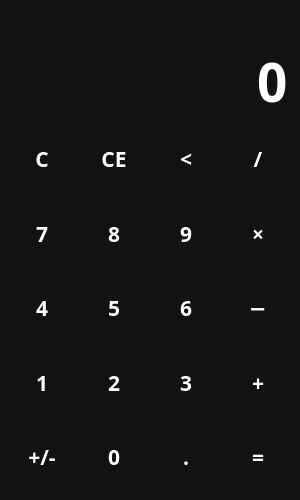
<?xml version="1.0" encoding="UTF-8"?>
<ui version="4.0">
 <class>MainWindow</class>
 <widget class="QMainWindow" name="MainWindow">
  <property name="geometry">
   <rect>
    <x>0</x>
    <y>0</y>
    <width>300</width>
    <height>500</height>
   </rect>
  </property>
  <property name="minimumSize">
   <size>
    <width>300</width>
    <height>500</height>
   </size>
  </property>
  <property name="windowTitle">
   <string>shtosh calculator</string>
  </property>
  <property name="windowIcon">
   <iconset>
    <normaloff>:/icons/icons/calculator.svg</normaloff>:/icons/icons/calculator.svg</iconset>
  </property>
  <property name="styleSheet">
   <string notr="true">QWidget {
                color: white;
                background-color: #121212;
                font-family: Rubik;
                font-size: 16pt;
                font-weight: 600;
                }

                QPushButton {
                background-color: transparent;
                border: none;
                }

                QPushButton:hover {
                background-color: #666;
                }

                QPushButton:pressed {
                background-color: #888;
                }
            </string>
  </property>
  <widget class="QWidget" name="centralwidget">
   <layout class="QVBoxLayout" name="verticalLayout">
    <item>
     <widget class="QLabel" name="lbl_temp">
      <property name="sizePolicy">
       <sizepolicy hsizetype="Preferred" vsizetype="Maximum">
        <horstretch>0</horstretch>
        <verstretch>0</verstretch>
       </sizepolicy>
      </property>
      <property name="styleSheet">
       <string notr="true">color: #888;</string>
      </property>
      <property name="alignment">
       <set>Qt::AlignmentFlag::AlignRight|Qt::AlignmentFlag::AlignTrailing|Qt::AlignmentFlag::AlignVCenter</set>
      </property>
     </widget>
    </item>
    <item>
     <widget class="QLineEdit" name="le_entry">
      <property name="sizePolicy">
       <sizepolicy hsizetype="Expanding" vsizetype="Maximum">
        <horstretch>0</horstretch>
        <verstretch>0</verstretch>
       </sizepolicy>
      </property>
      <property name="styleSheet">
       <string notr="true">font-size: 40pt;
                                border: none;
                            </string>
      </property>
      <property name="text">
       <string>0</string>
      </property>
      <property name="maxLength">
       <number>16</number>
      </property>
      <property name="alignment">
       <set>Qt::AlignmentFlag::AlignRight|Qt::AlignmentFlag::AlignTrailing|Qt::AlignmentFlag::AlignVCenter</set>
      </property>
      <property name="readOnly">
       <bool>true</bool>
      </property>
     </widget>
    </item>
    <item>
     <layout class="QGridLayout" name="layout_buttons">
      <item row="0" column="0">
       <widget class="QPushButton" name="btn_clear">
        <property name="sizePolicy">
         <sizepolicy hsizetype="Minimum" vsizetype="Expanding">
          <horstretch>0</horstretch>
          <verstretch>0</verstretch>
         </sizepolicy>
        </property>
        <property name="cursor">
         <cursorShape>PointingHandCursor</cursorShape>
        </property>
        <property name="text">
         <string>C</string>
        </property>
       </widget>
      </item>
      <item row="1" column="0">
       <widget class="QPushButton" name="btn_7">
        <property name="sizePolicy">
         <sizepolicy hsizetype="Minimum" vsizetype="Expanding">
          <horstretch>0</horstretch>
          <verstretch>0</verstretch>
         </sizepolicy>
        </property>
        <property name="cursor">
         <cursorShape>PointingHandCursor</cursorShape>
        </property>
        <property name="text">
         <string>7</string>
        </property>
       </widget>
      </item>
      <item row="4" column="1">
       <widget class="QPushButton" name="btn_0">
        <property name="sizePolicy">
         <sizepolicy hsizetype="Minimum" vsizetype="Expanding">
          <horstretch>0</horstretch>
          <verstretch>0</verstretch>
         </sizepolicy>
        </property>
        <property name="cursor">
         <cursorShape>PointingHandCursor</cursorShape>
        </property>
        <property name="text">
         <string>0</string>
        </property>
        <property name="shortcut">
         <string>0</string>
        </property>
       </widget>
      </item>
      <item row="3" column="0">
       <widget class="QPushButton" name="btn_1">
        <property name="sizePolicy">
         <sizepolicy hsizetype="Minimum" vsizetype="Expanding">
          <horstretch>0</horstretch>
          <verstretch>0</verstretch>
         </sizepolicy>
        </property>
        <property name="cursor">
         <cursorShape>PointingHandCursor</cursorShape>
        </property>
        <property name="text">
         <string>1</string>
        </property>
        <property name="shortcut">
         <string>1</string>
        </property>
       </widget>
      </item>
      <item row="4" column="0">
       <widget class="QPushButton" name="btn_neg">
        <property name="sizePolicy">
         <sizepolicy hsizetype="Minimum" vsizetype="Expanding">
          <horstretch>0</horstretch>
          <verstretch>0</verstretch>
         </sizepolicy>
        </property>
        <property name="cursor">
         <cursorShape>PointingHandCursor</cursorShape>
        </property>
        <property name="text">
         <string>+/-</string>
        </property>
       </widget>
      </item>
      <item row="2" column="0">
       <widget class="QPushButton" name="btn_4">
        <property name="sizePolicy">
         <sizepolicy hsizetype="Minimum" vsizetype="Expanding">
          <horstretch>0</horstretch>
          <verstretch>0</verstretch>
         </sizepolicy>
        </property>
        <property name="cursor">
         <cursorShape>PointingHandCursor</cursorShape>
        </property>
        <property name="text">
         <string>4</string>
        </property>
        <property name="shortcut">
         <string>4</string>
        </property>
       </widget>
      </item>
      <item row="4" column="2">
       <widget class="QPushButton" name="btn_point">
        <property name="sizePolicy">
         <sizepolicy hsizetype="Minimum" vsizetype="Expanding">
          <horstretch>0</horstretch>
          <verstretch>0</verstretch>
         </sizepolicy>
        </property>
        <property name="cursor">
         <cursorShape>PointingHandCursor</cursorShape>
        </property>
        <property name="text">
         <string>.</string>
        </property>
        <property name="shortcut">
         <string>.</string>
        </property>
       </widget>
      </item>
      <item row="4" column="3">
       <widget class="QPushButton" name="btn_calc">
        <property name="sizePolicy">
         <sizepolicy hsizetype="Minimum" vsizetype="Expanding">
          <horstretch>0</horstretch>
          <verstretch>0</verstretch>
         </sizepolicy>
        </property>
        <property name="cursor">
         <cursorShape>PointingHandCursor</cursorShape>
        </property>
        <property name="text">
         <string>=</string>
        </property>
        <property name="shortcut">
         <string>=</string>
        </property>
       </widget>
      </item>
      <item row="3" column="3">
       <widget class="QPushButton" name="btn_add">
        <property name="sizePolicy">
         <sizepolicy hsizetype="Minimum" vsizetype="Expanding">
          <horstretch>0</horstretch>
          <verstretch>0</verstretch>
         </sizepolicy>
        </property>
        <property name="cursor">
         <cursorShape>PointingHandCursor</cursorShape>
        </property>
        <property name="text">
         <string>+</string>
        </property>
        <property name="shortcut">
         <string>+</string>
        </property>
       </widget>
      </item>
      <item row="2" column="3">
       <widget class="QPushButton" name="btn_sub">
        <property name="sizePolicy">
         <sizepolicy hsizetype="Minimum" vsizetype="Expanding">
          <horstretch>0</horstretch>
          <verstretch>0</verstretch>
         </sizepolicy>
        </property>
        <property name="cursor">
         <cursorShape>PointingHandCursor</cursorShape>
        </property>
        <property name="text">
         <string>−</string>
        </property>
        <property name="shortcut">
         <string>-</string>
        </property>
       </widget>
      </item>
      <item row="1" column="3">
       <widget class="QPushButton" name="btn_mul">
        <property name="sizePolicy">
         <sizepolicy hsizetype="Minimum" vsizetype="Expanding">
          <horstretch>0</horstretch>
          <verstretch>0</verstretch>
         </sizepolicy>
        </property>
        <property name="cursor">
         <cursorShape>PointingHandCursor</cursorShape>
        </property>
        <property name="text">
         <string>×</string>
        </property>
        <property name="shortcut">
         <string>*</string>
        </property>
       </widget>
      </item>
      <item row="0" column="3">
       <widget class="QPushButton" name="btn_div">
        <property name="sizePolicy">
         <sizepolicy hsizetype="Minimum" vsizetype="Expanding">
          <horstretch>0</horstretch>
          <verstretch>0</verstretch>
         </sizepolicy>
        </property>
        <property name="cursor">
         <cursorShape>PointingHandCursor</cursorShape>
        </property>
        <property name="text">
         <string>/</string>
        </property>
        <property name="shortcut">
         <string>/</string>
        </property>
       </widget>
      </item>
      <item row="0" column="2">
       <widget class="QPushButton" name="btn_backspace">
        <property name="sizePolicy">
         <sizepolicy hsizetype="Minimum" vsizetype="Expanding">
          <horstretch>0</horstretch>
          <verstretch>0</verstretch>
         </sizepolicy>
        </property>
        <property name="cursor">
         <cursorShape>PointingHandCursor</cursorShape>
        </property>
        <property name="text">
         <string>&lt;</string>
        </property>
        <property name="icon">
         <iconset>
          <normaloff>:/icons/icons/backspace.svg</normaloff>:/icons/icons/backspace.svg</iconset>
        </property>
        <property name="iconSize">
         <size>
          <width>24</width>
          <height>24</height>
         </size>
        </property>
        <property name="shortcut">
         <string>Backspace</string>
        </property>
       </widget>
      </item>
      <item row="0" column="1">
       <widget class="QPushButton" name="btn_ce">
        <property name="sizePolicy">
         <sizepolicy hsizetype="Minimum" vsizetype="Expanding">
          <horstretch>0</horstretch>
          <verstretch>0</verstretch>
         </sizepolicy>
        </property>
        <property name="cursor">
         <cursorShape>PointingHandCursor</cursorShape>
        </property>
        <property name="text">
         <string>CE</string>
        </property>
        <property name="shortcut">
         <string>Del</string>
        </property>
       </widget>
      </item>
      <item row="1" column="1">
       <widget class="QPushButton" name="btn_8">
        <property name="sizePolicy">
         <sizepolicy hsizetype="Minimum" vsizetype="Expanding">
          <horstretch>0</horstretch>
          <verstretch>0</verstretch>
         </sizepolicy>
        </property>
        <property name="cursor">
         <cursorShape>PointingHandCursor</cursorShape>
        </property>
        <property name="text">
         <string>8</string>
        </property>
       </widget>
      </item>
      <item row="1" column="2">
       <widget class="QPushButton" name="btn_9">
        <property name="sizePolicy">
         <sizepolicy hsizetype="Minimum" vsizetype="Expanding">
          <horstretch>0</horstretch>
          <verstretch>0</verstretch>
         </sizepolicy>
        </property>
        <property name="cursor">
         <cursorShape>PointingHandCursor</cursorShape>
        </property>
        <property name="text">
         <string>9</string>
        </property>
       </widget>
      </item>
      <item row="2" column="2">
       <widget class="QPushButton" name="btn_6">
        <property name="sizePolicy">
         <sizepolicy hsizetype="Minimum" vsizetype="Expanding">
          <horstretch>0</horstretch>
          <verstretch>0</verstretch>
         </sizepolicy>
        </property>
        <property name="cursor">
         <cursorShape>PointingHandCursor</cursorShape>
        </property>
        <property name="text">
         <string>6</string>
        </property>
        <property name="shortcut">
         <string>6</string>
        </property>
       </widget>
      </item>
      <item row="2" column="1">
       <widget class="QPushButton" name="btn_5">
        <property name="sizePolicy">
         <sizepolicy hsizetype="Minimum" vsizetype="Expanding">
          <horstretch>0</horstretch>
          <verstretch>0</verstretch>
         </sizepolicy>
        </property>
        <property name="cursor">
         <cursorShape>PointingHandCursor</cursorShape>
        </property>
        <property name="text">
         <string>5</string>
        </property>
        <property name="shortcut">
         <string>5</string>
        </property>
       </widget>
      </item>
      <item row="3" column="1">
       <widget class="QPushButton" name="btn_2">
        <property name="sizePolicy">
         <sizepolicy hsizetype="Minimum" vsizetype="Expanding">
          <horstretch>0</horstretch>
          <verstretch>0</verstretch>
         </sizepolicy>
        </property>
        <property name="cursor">
         <cursorShape>PointingHandCursor</cursorShape>
        </property>
        <property name="text">
         <string>2</string>
        </property>
        <property name="shortcut">
         <string>2</string>
        </property>
       </widget>
      </item>
      <item row="3" column="2">
       <widget class="QPushButton" name="btn_3">
        <property name="sizePolicy">
         <sizepolicy hsizetype="Minimum" vsizetype="Expanding">
          <horstretch>0</horstretch>
          <verstretch>0</verstretch>
         </sizepolicy>
        </property>
        <property name="cursor">
         <cursorShape>PointingHandCursor</cursorShape>
        </property>
        <property name="text">
         <string>3</string>
        </property>
        <property name="shortcut">
         <string>3</string>
        </property>
       </widget>
      </item>
     </layout>
    </item>
   </layout>
  </widget>
 </widget>
 <resources>
  <include location="files.qrc"/>
 </resources>
 <connections/>
</ui>
